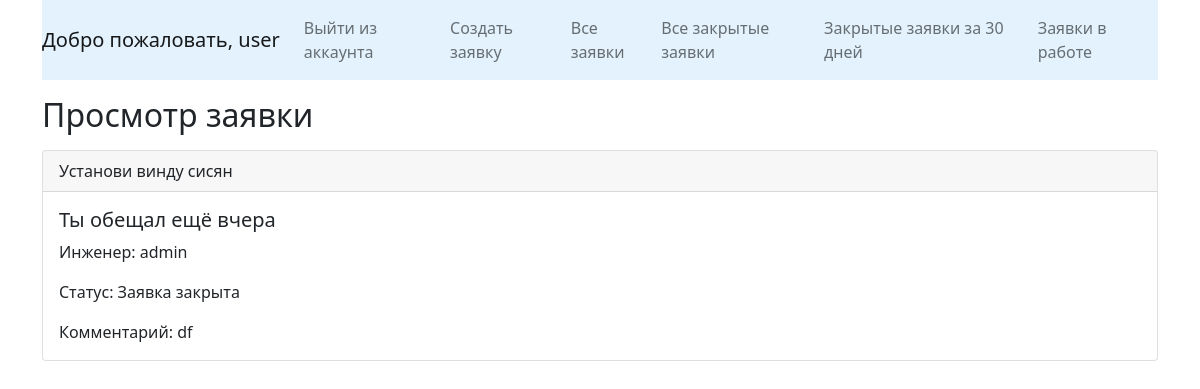
The page /service/view_solution/1/ (signed in) on the database its author committed.
### service/models.py (models this page shows)
class RepairRequest(models.Model):
    title = models.CharField(max_length=200)
    description = models.TextField()
    status = models.CharField(max_length=20, default='Ожидание')
    user = models.ForeignKey(User, on_delete=models.CASCADE)
    engineer = models.ForeignKey(User, on_delete=models.CASCADE, related_name='engineer', null=True, blank=True)
    solution = models.TextField(blank=True, null=True)
    created_at = models.DateTimeField(auto_now_add=True)
    updated_at = models.DateTimeField(auto_now=True)

### service/views.py (the view)
# urls.py: path('view_solution/<int:request_id>/', view_solution, name='view_solution'),
@login_required
def view_solution(request, request_id):
    repair_request = get_object_or_404(RepairRequest, id=request_id)
    return render(request, 'view_solution.html', {'repair_request': repair_request})

### service/templates/view_solution.html (shortened to what this page needs)
{% extends 'base.html' %}
{% block content %}
    <h2>Просмотр заявки</h2>
    <div class="card">
  <div class="card-header">
    {{ repair_request.title }}
  </div>
  <div class="card-body">
    <h5 class="card-title">{{ repair_request.description }}</h5>
    <p class="card-text">Инженер: {{ repair_request.engineer }}</p>
    <p class="card-text">Статус: {{ repair_request.status }}</p>
    <p class="card-text">Комментарий: {{ repair_request.solution }}</p>
  </div>
</div>
{% endblock %}

### service/templates/base.html (shortened to what this page needs)
{% load static %}
<!DOCTYPE html>
<html lang="ru">
    <head>
        <link href="https://cdn.jsdelivr.net/npm/bootstrap@5.0.2/dist/css/bootstrap.min.css" rel="stylesheet">
    </head>
    <header>
    <div class="container">
    <nav class="navbar navbar-expand-lg navbar-light" style="background-color: #e3f2fd;">
  <a class="navbar-brand" href="#">
      {% if request.user.is_authenticated %}
        Добро пожаловать, {{ request.user.username }}
  {% endif %}
  </a>
  <div class="collapse navbar-collapse" id="navbarTogglerDemo02">
    <ul class="navbar-nav mr-auto mt-2 mt-lg-0">
        {% if request.user.is_authenticated %}
            <li class="nav-item">
                <a class="nav-link" href="{% url "logout" %}">Выйти из аккаунта</a>
            </li>
                    <li class="nav-item">
            <a  class="nav-link"  href="{% url 'create_request' %}">Создать заявку</a>
        </li>
        {% else %}
            <li class="nav-item">
                <a  class="nav-link" href="{% url "login" %}">Войти в аккаунт</a>
            </li>
        {% endif %}
    {% if request.user.is_staff %}
        <li class="nav-item">
            <a  class="nav-link" href="{% url "view_requests" %}">Все заявки</a>
        </li>
        <li class="nav-item">
            <a  class="nav-link" href="{% url "view_closed_requests" %}">Все закрытые заявки</a>
        </li>
        <li class="nav-item">
            <a  class="nav-link" href="{% url "closed_requests_report" %}">Закрытые заявки за 30 дней</a>
        </li>
        <li class="nav-item">
            <a  class="nav-link" href="{% url "view_engineer_requests" %}">Заявки в работе</a>
        </li>
    {% endif %}
    </ul>
  </div>
</nav>
    </div>
    </header>
    <body>
        <div class="container">
        {% block content %}
        {% endblock %}
        </div>
    </body>
</html>

### rows shown on the page
RepairRequest: title "Установи винду сисян", description "Ты обещал ещё вчера", engineer "admin", status "Заявка закрыта", solution "df"

### other values the page prints
{{ request.user.username }} "user"
